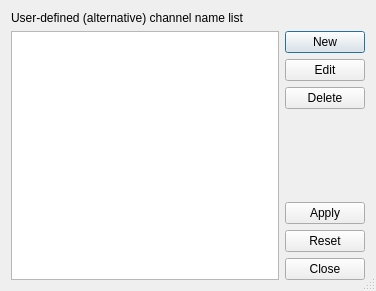
<?xml version="1.0" encoding="UTF-8"?>
<ui version="4.0">
 <class>NameInfoDialog</class>
 <widget class="QDialog" name="NameInfoDialog">
  <property name="geometry">
   <rect>
    <x>0</x>
    <y>0</y>
    <width>376</width>
    <height>291</height>
   </rect>
  </property>
  <property name="windowTitle">
   <string>Show User-defined Channel List</string>
  </property>
  <property name="sizeGripEnabled">
   <bool>true</bool>
  </property>
  <layout class="QGridLayout" name="gridLayout">
   <item row="0" column="0">
    <widget class="QLabel" name="label">
     <property name="text">
      <string>User-defined (alternative) channel name list</string>
     </property>
    </widget>
   </item>
   <item row="1" column="0" rowspan="7">
    <widget class="QListWidget" name="user_channel_list">
     <property name="selectionMode">
      <enum>QAbstractItemView::SingleSelection</enum>
     </property>
    </widget>
   </item>
   <item row="1" column="1">
    <widget class="QPushButton" name="new_btn">
     <property name="text">
      <string>New</string>
     </property>
    </widget>
   </item>
   <item row="2" column="1">
    <widget class="QPushButton" name="edit_btn">
     <property name="text">
      <string>Edit</string>
     </property>
    </widget>
   </item>
   <item row="3" column="1">
    <widget class="QPushButton" name="delete_btn">
     <property name="text">
      <string>Delete</string>
     </property>
    </widget>
   </item>
   <item row="4" column="1">
    <spacer name="verticalSpacer">
     <property name="orientation">
      <enum>Qt::Vertical</enum>
     </property>
     <property name="sizeHint" stdset="0">
      <size>
       <width>20</width>
       <height>102</height>
      </size>
     </property>
    </spacer>
   </item>
   <item row="5" column="1">
    <widget class="QPushButton" name="apply_btn">
     <property name="text">
      <string>Apply</string>
     </property>
    </widget>
   </item>
   <item row="6" column="1">
    <widget class="QPushButton" name="reset_btn">
     <property name="text">
      <string>Reset</string>
     </property>
    </widget>
   </item>
   <item row="7" column="1">
    <widget class="QPushButton" name="close_btn">
     <property name="text">
      <string>Close</string>
     </property>
    </widget>
   </item>
  </layout>
 </widget>
 <tabstops>
  <tabstop>user_channel_list</tabstop>
 </tabstops>
 <resources>
  <include location="resource.qrc"/>
 </resources>
 <connections/>
</ui>
